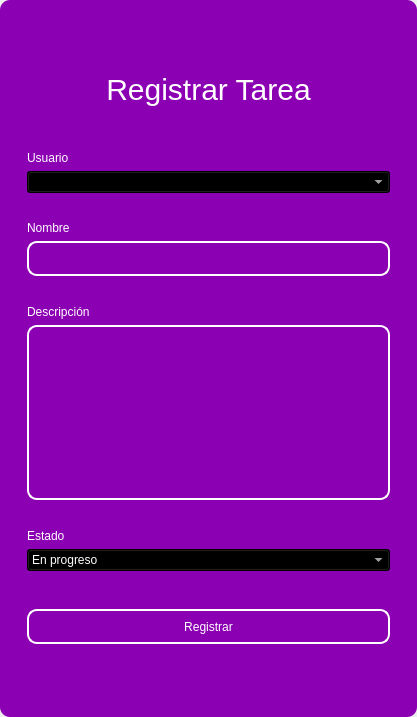
<?xml version="1.0" encoding="UTF-8"?>
<ui version="4.0">
 <class>MainWindow</class>
 <widget class="QMainWindow" name="MainWindow">
  <property name="geometry">
   <rect>
    <x>0</x>
    <y>0</y>
    <width>417</width>
    <height>717</height>
   </rect>
  </property>
  <property name="windowTitle">
   <string>MainWindow</string>
  </property>
  <property name="styleSheet">
   <string notr="true"/>
  </property>
  <widget class="QWidget" name="centralwidget">
   <property name="styleSheet">
    <string notr="true"/>
   </property>
   <layout class="QVBoxLayout" name="verticalLayout">
    <property name="spacing">
     <number>0</number>
    </property>
    <property name="leftMargin">
     <number>0</number>
    </property>
    <property name="topMargin">
     <number>0</number>
    </property>
    <property name="rightMargin">
     <number>0</number>
    </property>
    <property name="bottomMargin">
     <number>0</number>
    </property>
    <item>
     <widget class="QFrame" name="frame">
      <property name="enabled">
       <bool>true</bool>
      </property>
      <property name="styleSheet">
       <string notr="true">QFrame {
	border-radius:10px;
background-color: rgb(140, 0, 179);
 }
</string>
      </property>
      <property name="frameShape">
       <enum>QFrame::StyledPanel</enum>
      </property>
      <property name="frameShadow">
       <enum>QFrame::Raised</enum>
      </property>
      <layout class="QVBoxLayout" name="verticalLayout_2">
       <item>
        <widget class="QFrame" name="frame_superior">
         <property name="minimumSize">
          <size>
           <width>0</width>
           <height>40</height>
          </size>
         </property>
         <property name="maximumSize">
          <size>
           <width>16777215</width>
           <height>40</height>
          </size>
         </property>
         <property name="styleSheet">
          <string notr="true">QPushButton{
border-radius:18px;
}

QPushButton:hover{
	background-color: rgb(0, 0, 0);
}
</string>
         </property>
         <property name="frameShape">
          <enum>QFrame::StyledPanel</enum>
         </property>
         <property name="frameShadow">
          <enum>QFrame::Raised</enum>
         </property>
         <layout class="QHBoxLayout" name="horizontalLayout_3">
          <property name="spacing">
           <number>4</number>
          </property>
          <property name="leftMargin">
           <number>0</number>
          </property>
          <property name="topMargin">
           <number>0</number>
          </property>
          <property name="rightMargin">
           <number>0</number>
          </property>
          <property name="bottomMargin">
           <number>0</number>
          </property>
          <item>
           <widget class="QPushButton" name="btn_icon">
            <property name="text">
             <string/>
            </property>
            <property name="iconSize">
             <size>
              <width>40</width>
              <height>40</height>
             </size>
            </property>
           </widget>
          </item>
          <item>
           <spacer name="horizontalSpacer_2">
            <property name="orientation">
             <enum>Qt::Horizontal</enum>
            </property>
            <property name="sizeHint" stdset="0">
             <size>
              <width>443</width>
              <height>20</height>
             </size>
            </property>
           </spacer>
          </item>
          <item>
           <widget class="QPushButton" name="bt_minimizar">
            <property name="minimumSize">
             <size>
              <width>38</width>
              <height>38</height>
             </size>
            </property>
            <property name="maximumSize">
             <size>
              <width>38</width>
              <height>38</height>
             </size>
            </property>
            <property name="cursor">
             <cursorShape>PointingHandCursor</cursorShape>
            </property>
            <property name="text">
             <string/>
            </property>
            <property name="icon">
             <iconset>
              <normaloff>image/minus.svg</normaloff>image/minus.svg</iconset>
            </property>
            <property name="iconSize">
             <size>
              <width>38</width>
              <height>38</height>
             </size>
            </property>
           </widget>
          </item>
          <item>
           <widget class="QPushButton" name="bt_maximizar">
            <property name="minimumSize">
             <size>
              <width>38</width>
              <height>38</height>
             </size>
            </property>
            <property name="maximumSize">
             <size>
              <width>38</width>
              <height>38</height>
             </size>
            </property>
            <property name="cursor">
             <cursorShape>PointingHandCursor</cursorShape>
            </property>
            <property name="text">
             <string/>
            </property>
            <property name="icon">
             <iconset>
              <normaloff>image/chevron-up.svg</normaloff>image/chevron-up.svg</iconset>
            </property>
            <property name="iconSize">
             <size>
              <width>38</width>
              <height>38</height>
             </size>
            </property>
           </widget>
          </item>
          <item>
           <widget class="QPushButton" name="bt_restaurar">
            <property name="minimumSize">
             <size>
              <width>38</width>
              <height>38</height>
             </size>
            </property>
            <property name="maximumSize">
             <size>
              <width>38</width>
              <height>38</height>
             </size>
            </property>
            <property name="cursor">
             <cursorShape>PointingHandCursor</cursorShape>
            </property>
            <property name="text">
             <string/>
            </property>
            <property name="icon">
             <iconset>
              <normaloff>image/chevron-down.svg</normaloff>image/chevron-down.svg</iconset>
            </property>
            <property name="iconSize">
             <size>
              <width>38</width>
              <height>38</height>
             </size>
            </property>
           </widget>
          </item>
          <item>
           <widget class="QPushButton" name="bt_cerrar">
            <property name="minimumSize">
             <size>
              <width>38</width>
              <height>38</height>
             </size>
            </property>
            <property name="maximumSize">
             <size>
              <width>38</width>
              <height>38</height>
             </size>
            </property>
            <property name="cursor">
             <cursorShape>PointingHandCursor</cursorShape>
            </property>
            <property name="text">
             <string/>
            </property>
            <property name="icon">
             <iconset>
              <normaloff>image/x.svg</normaloff>image/x.svg</iconset>
            </property>
            <property name="iconSize">
             <size>
              <width>38</width>
              <height>38</height>
             </size>
            </property>
           </widget>
          </item>
         </layout>
        </widget>
       </item>
       <item>
        <widget class="QFrame" name="frame_3">
         <property name="styleSheet">
          <string notr="true">QLabel {
	color: rgb(255, 255, 254);
	font: 12pt &quot;Arial&quot;;
	background-color: rgba(0, 0, 0,0);
}

QTextEdit{
background-color: rgba(0, 0, 0,0);
border-radius:10px; 
font: 12pt &quot;Arial&quot;;
color: rgb(255, 255, 254);
border: 2px solid  rgb(255, 255, 255);

}

QTextEdit:hover{
background-color: rgba(0, 0, 0,0);
border-radius:10px; 
font: 12pt &quot;Arial&quot;;
border: 2px solid  rgb(120, 0, 171);
}

QTextEdit:focus{
background-color: rgb(0, 0, 0);
border-radius:10px; 
font: 12pt &quot;Arial&quot;;
border: 2px solid rgb(120, 0, 171);
}

QLineEdit{
background-color: rgba(0, 0, 0,0);
border-radius:10px; 
font: 12pt &quot;Arial&quot;;
color: rgb(255, 255, 254);
border: 2px solid  rgb(255, 255, 255);

}

QLineEdit:hover{
background-color: rgba(0, 0, 0,0);
border-radius:10px; 
font: 12pt &quot;Arial&quot;;
border: 2px solid  rgb(120, 0, 171);
}

QLineEdit:focus{
background-color: rgb(0, 0, 0);
border-radius:10px; 
font: 12pt &quot;Arial&quot;;
border: 2px solid rgb(120, 0, 171);
}

QCheckBox{
	font: 12pt &quot;Arial&quot;;
	color: rgb(255, 255, 255);
}

QCheckBox::indicator {
    width: 18px;
    height:18px;
}

QCheckBox::indicator:unchecked {
   background-image: url(image/square.svg);
}

QCheckBox::indicator:checked {
   background-image: url(image/check-square.svg);
}

QPushButton{
border-radius:10px; 
font: 12pt &quot;Arial&quot;;
color: rgb(255, 255, 254);
border: 2px solid #ffffff;
}

QPushButton:hover{
border-radius:10px; 
font: 12pt &quot;Arial&quot;;
color: rgb(255, 255, 255);
border: 2px solid rgb(120, 0, 171);
	background-color: rgb(120, 0, 171);
}
</string>
         </property>
         <property name="frameShape">
          <enum>QFrame::StyledPanel</enum>
         </property>
         <property name="frameShadow">
          <enum>QFrame::Raised</enum>
         </property>
         <layout class="QHBoxLayout" name="horizontalLayout_4">
          <item>
           <layout class="QVBoxLayout" name="verticalLayout_4">
            <property name="spacing">
             <number>5</number>
            </property>
            <property name="rightMargin">
             <number>0</number>
            </property>
            <property name="bottomMargin">
             <number>0</number>
            </property>
            <item>
             <widget class="QLabel" name="label_3">
              <property name="minimumSize">
               <size>
                <width>100</width>
                <height>50</height>
               </size>
              </property>
              <property name="styleSheet">
               <string notr="true">font-size: 30px;
color: rgb(255, 255, 255);</string>
              </property>
              <property name="text">
               <string>Registrar Tarea</string>
              </property>
              <property name="alignment">
               <set>Qt::AlignCenter</set>
              </property>
             </widget>
            </item>
            <item>
             <widget class="QFrame" name="frame_4">
              <property name="maximumSize">
               <size>
                <width>400</width>
                <height>700</height>
               </size>
              </property>
              <property name="styleSheet">
               <string notr="true">QLabel {
	color: rgb(255, 255, 254);
	font: 12pt &quot;Arial&quot;;
	background-color: rgba(0, 0, 0,0);
}

QTextEdit{
background-color: rgba(0, 0, 0,0);
border-radius:10px; 
font: 12pt &quot;Arial&quot;;
color: rgb(255, 255, 254);
border: 2px solid  rgb(255, 255, 255);

}

QTextEdit:hover{
background-color: rgba(0, 0, 0,0);
border-radius:10px; 
font: 12pt &quot;Arial&quot;;
border: 2px solid  rgb(120, 0, 171);
}

QTextEdit:focus{
background-color: rgb(0, 0, 0);
border-radius:10px; 
font: 12pt &quot;Arial&quot;;
border: 2px solid rgb(120, 0, 171);
}

QLineEdit{
background-color: rgba(0, 0, 0,0);
border-radius:10px; 
font: 12pt &quot;Arial&quot;;
color: rgb(255, 255, 254);
border: 2px solid  rgb(255, 255, 255);

}

QLineEdit:hover{
background-color: rgba(0, 0, 0,0);
border-radius:10px; 
font: 12pt &quot;Arial&quot;;
border: 2px solid  rgb(120, 0, 171);
}

QLineEdit:focus{
background-color: rgb(0, 0, 0);
border-radius:10px; 
font: 12pt &quot;Arial&quot;;
border: 2px solid rgb(120, 0, 171);
}

QCheckBox{
	font: 12pt &quot;Arial&quot;;
	color: rgb(255, 255, 255);
}

QCheckBox::indicator {
    width: 18px;
    height:18px;
}

QCheckBox::indicator:unchecked {
   background-image: url(image/square.svg);
}

QCheckBox::indicator:checked {
   background-image: url(image/check-square.svg);
}

QPushButton{
border-radius:10px; 
font: 12pt &quot;Arial&quot;;
color: rgb(255, 255, 254);
border: 2px solid #ffffff;
}

QPushButton:hover{
border-radius:10px; 
font: 12pt &quot;Arial&quot;;
color: rgb(255, 255, 255);
border: 2px solid rgb(120, 0, 171);
	background-color: rgb(120, 0, 171);
}
</string>
              </property>
              <property name="frameShape">
               <enum>QFrame::StyledPanel</enum>
              </property>
              <property name="frameShadow">
               <enum>QFrame::Raised</enum>
              </property>
              <layout class="QVBoxLayout" name="verticalLayout_3">
               <property name="leftMargin">
                <number>9</number>
               </property>
               <property name="topMargin">
                <number>9</number>
               </property>
               <property name="rightMargin">
                <number>9</number>
               </property>
               <property name="bottomMargin">
                <number>9</number>
               </property>
               <item>
                <spacer name="verticalSpacer_3">
                 <property name="orientation">
                  <enum>Qt::Vertical</enum>
                 </property>
                 <property name="sizeHint" stdset="0">
                  <size>
                   <width>20</width>
                   <height>40</height>
                  </size>
                 </property>
                </spacer>
               </item>
               <item>
                <widget class="QLabel" name="label_4">
                 <property name="text">
                  <string>Usuario</string>
                 </property>
                </widget>
               </item>
               <item>
                <widget class="QComboBox" name="user_combobox">
                 <property name="styleSheet">
                  <string notr="true">background-color: rgb(0, 0, 0);
color: rgb(255, 255, 255);</string>
                 </property>
                </widget>
               </item>
               <item>
                <spacer name="verticalSpacer_4">
                 <property name="orientation">
                  <enum>Qt::Vertical</enum>
                 </property>
                 <property name="sizeHint" stdset="0">
                  <size>
                   <width>20</width>
                   <height>40</height>
                  </size>
                 </property>
                </spacer>
               </item>
               <item>
                <widget class="QLabel" name="label_5">
                 <property name="text">
                  <string>Nombre</string>
                 </property>
                </widget>
               </item>
               <item>
                <widget class="QLineEdit" name="nametxt">
                 <property name="minimumSize">
                  <size>
                   <width>0</width>
                   <height>35</height>
                  </size>
                 </property>
                 <property name="maximumSize">
                  <size>
                   <width>16777215</width>
                   <height>16777215</height>
                  </size>
                 </property>
                 <property name="echoMode">
                  <enum>QLineEdit::Normal</enum>
                 </property>
                </widget>
               </item>
               <item>
                <spacer name="verticalSpacer_5">
                 <property name="orientation">
                  <enum>Qt::Vertical</enum>
                 </property>
                 <property name="sizeHint" stdset="0">
                  <size>
                   <width>20</width>
                   <height>40</height>
                  </size>
                 </property>
                </spacer>
               </item>
               <item>
                <widget class="QLabel" name="label">
                 <property name="text">
                  <string>Descripción</string>
                 </property>
                </widget>
               </item>
               <item>
                <widget class="QTextEdit" name="descriptiontxt"/>
               </item>
               <item>
                <spacer name="verticalSpacer_6">
                 <property name="orientation">
                  <enum>Qt::Vertical</enum>
                 </property>
                 <property name="sizeHint" stdset="0">
                  <size>
                   <width>20</width>
                   <height>40</height>
                  </size>
                 </property>
                </spacer>
               </item>
               <item>
                <widget class="QLabel" name="label_6">
                 <property name="text">
                  <string>Estado</string>
                 </property>
                </widget>
               </item>
               <item>
                <widget class="QComboBox" name="status_combobox">
                 <property name="styleSheet">
                  <string notr="true">background-color: rgb(0, 0, 0);
color: rgb(255, 255, 255);</string>
                 </property>
                 <item>
                  <property name="text">
                   <string>En progreso</string>
                  </property>
                 </item>
                 <item>
                  <property name="text">
                   <string>Planificada</string>
                  </property>
                 </item>
                 <item>
                  <property name="text">
                   <string>Completada</string>
                  </property>
                 </item>
                </widget>
               </item>
               <item>
                <spacer name="verticalSpacer_9">
                 <property name="orientation">
                  <enum>Qt::Vertical</enum>
                 </property>
                 <property name="sizeHint" stdset="0">
                  <size>
                   <width>20</width>
                   <height>50</height>
                  </size>
                 </property>
                </spacer>
               </item>
               <item>
                <widget class="QPushButton" name="btn_add">
                 <property name="minimumSize">
                  <size>
                   <width>0</width>
                   <height>35</height>
                  </size>
                 </property>
                 <property name="cursor">
                  <cursorShape>PointingHandCursor</cursorShape>
                 </property>
                 <property name="text">
                  <string>Registrar</string>
                 </property>
                </widget>
               </item>
               <item>
                <spacer name="verticalSpacer_7">
                 <property name="orientation">
                  <enum>Qt::Vertical</enum>
                 </property>
                 <property name="sizeHint" stdset="0">
                  <size>
                   <width>20</width>
                   <height>40</height>
                  </size>
                 </property>
                </spacer>
               </item>
               <item>
                <spacer name="verticalSpacer_8">
                 <property name="orientation">
                  <enum>Qt::Vertical</enum>
                 </property>
                 <property name="sizeHint" stdset="0">
                  <size>
                   <width>20</width>
                   <height>40</height>
                  </size>
                 </property>
                </spacer>
               </item>
              </layout>
             </widget>
            </item>
           </layout>
          </item>
         </layout>
        </widget>
       </item>
      </layout>
     </widget>
    </item>
   </layout>
  </widget>
 </widget>
 <resources/>
 <connections/>
</ui>
